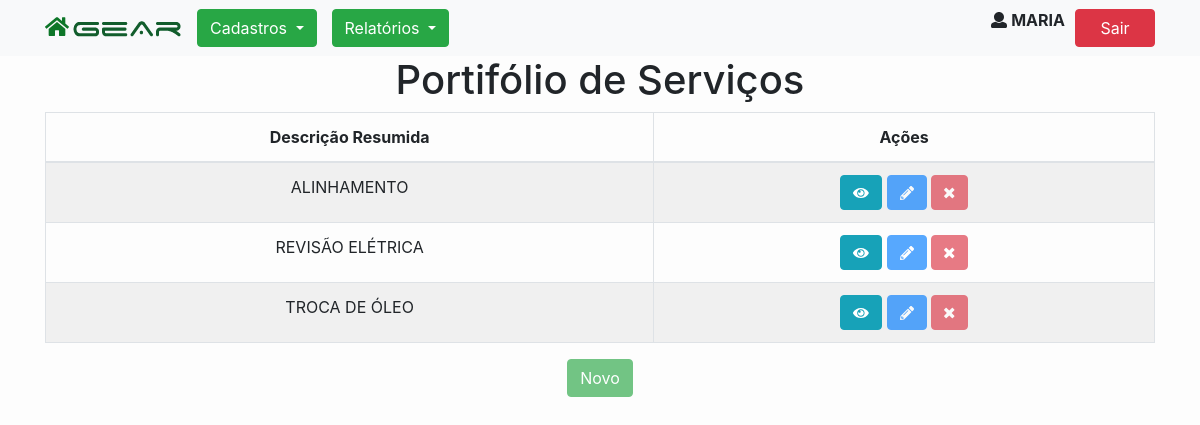
The app's page /servico-lista.php (signed in) with its own data.
### tables this page shows
CREATE TABLE `tb_servico` (
  `id` int(11) NOT NULL AUTO_INCREMENT,
  `descricao_resumida` varchar(25) NOT NULL,
  `descricao_detalhada` varchar(250) DEFAULT NULL,
  `cnpj_empresa` varchar(14) NOT NULL,
  PRIMARY KEY (`id`)
);

### ServicoBO.php (called while the page is built, shortened)
<?php
require_once 'Servico.php';
class ServicoBO {
    public static function findAll(){
        $cnpj = $_SESSION['login']['cnpj_empresa'];
        $sql = "SELECT id, descricao_resumida, descricao_detalhada, cnpj_empresa FROM tb_servico WHERE cnpj_empresa = :cnpj_empresa ORDER BY descricao_resumida";
        $DB = db_connect();
        $stmt = $DB->prepare($sql);
        $stmt->bindParam(':cnpj_empresa', $cnpj);
        $stmt->execute();
        return $stmt->fetchAll(PDO::FETCH_CLASS, 'Servico');
    }
}

### Servico.php (called while the page is built, shortened)
<?php
class Servico
{
    private $id;
    private $descricao_resumida;
    public function getId()
    {
        return $this->id;
    }
    public function getDescricaoResumida()
    {
        return $this->descricao_resumida;
    }
}

### helpers.php (called while the page is built, shortened)
<?php
function estaLogado()
{
    return true;
}
function adminLogado(){
    return false;
}

### servico-lista.php (the view, shortened to what this page needs)
<?php
    include('header.php');
    require_once('ServicoBO.php');
    $servicos = ServicoBO::findAll();
?>
<div class="container">
    <h1>Portifólio de Serviços</h1>
    <div>
        <table class="table table-striped table-bordered">
            <thead>
                <tr>
                    <th>Descrição Resumida</th>
                    <th>Ações</th>
                </tr>
            </thead>
            <tbody>
                <?php foreach ($servicos as $servico):?>
                    <tr>
                        <td><?=$servico->getDescricaoResumida()?></td>
                        <td>
                            <form action="#" method="post">
                                <button class="tooltip btn btn-info" type="submit" formaction="#">
                                    <i class="fas fa-eye"></i>
                                </button>
                                <button class="tooltip btn btn-primary <?php if(!adminLogado()) echo "disabled" ?>" <?php if(!adminLogado()) echo "disabled" ?> type="submit" formaction="#">
                                    <i class="fas fa-pencil-alt"></i>
                                </button>
                                <button class="tooltip btn btn-danger <?php if(!adminLogado()) echo "disabled" ?>" <?php if(!adminLogado()) echo "disabled" ?> type="submit" formaction="servico-remover.php?id=<?=$servico->getId()?>">
                                    <i class="fas fa-times"></i>
                                </button>
                            </form>
                        </td>
                    </tr>
                <?php endforeach;?>
            </tbody>
        </table>
    </div>
</div>
<div class="container">
    <input type="button" class="btn btn-success <?php if(!adminLogado()) echo "disabled" ?>" <?php if(!adminLogado()) echo "disabled" ?> value="Novo"/>
</div>
<?php include('footer.php')?>

### css/fa-svg-with-js.css (style rules this page uses)
svg:not(:root).svg-inline--fa { overflow: visible; }
.svg-inline--fa { display: inline-block; font-size: inherit; height: 1em; overflow: visible; vertical-align: -.125em; }
.svg-inline--fa.fa-w-12 { width: 0.75em; }
.svg-inline--fa.fa-w-16 { width: 1em; }
.svg-inline--fa.fa-w-18 { width: 1.125em; }

### css/style.css (style rules this page uses)
body { text-align: center; background-color: #fdfdfd; }
.disabled { cursor: default; }
.tooltip { position: relative; display: inline-block; opacity: 1; }

### records on screen
tb_servico: descricao_resumida "ALINHAMENTO"
tb_servico: descricao_resumida "REVISÃO ELÉTRICA"
tb_servico: descricao_resumida "TROCA DE ÓLEO"

### other values on screen
$_SESSION['login']['usuario'] "MARIA"
